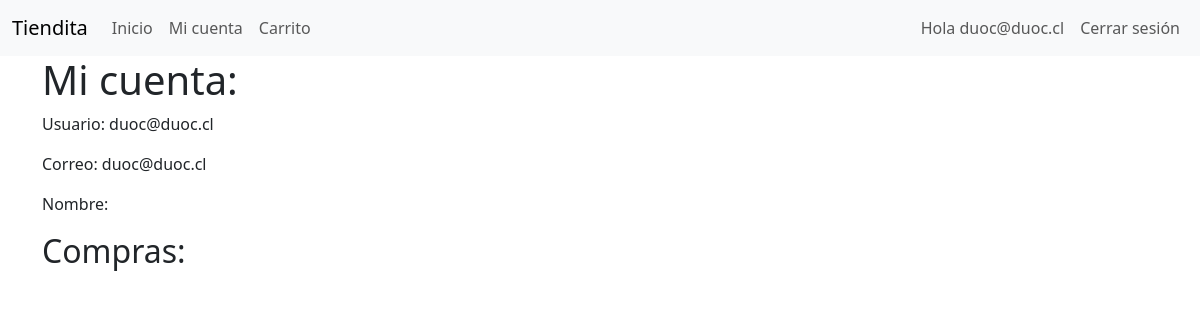
Page /mi-cuenta (signed in) on the earlier database version.
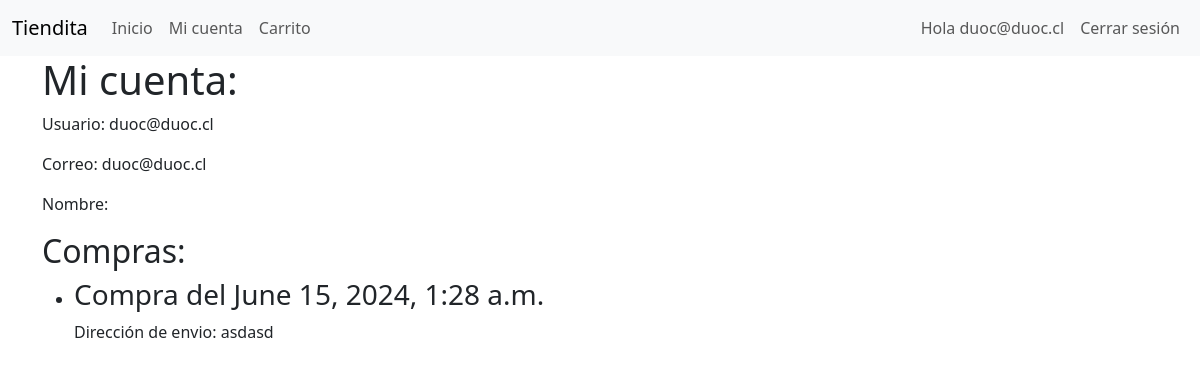
Same page on the later database version.
### web/models.py (models this page shows)
class Compra(models.Model):
    id = models.BigAutoField(primary_key=True)
    total = models.IntegerField(null=False)
    fecha = models.DateTimeField(auto_now_add=True)
    direccion = models.CharField(max_length=2048,null=False)
    comprador = models.ForeignKey(User,on_delete=models.CASCADE)

### web/views.py (the view)
# urls.py: path('mi-cuenta',views.cuenta,name='cuenta'),
@login_required(login_url='/login')
def cuenta(request):
    mis_compras = Compra.objects.filter(comprador = request.user)
    f = Fernet(CLAVE_FERNET)
    compras = list(mis_compras.values())
    for compra in compras:
        dir = f.decrypt(compra['direccion'].encode()).decode('utf-8')
        compra['direccion'] = dir
    return render(request,'cuenta.html',{"compras":compras})

### web/templates/cuenta.html (shortened to what this page needs)
{% extends "base.html" %}
{% block contenido %}
 <h1>Mi cuenta:</h1>
 <p>Usuario: {{user.username}}</p>
 <p>Correo: {{user.email}}</p>
 <p>Nombre: {{user.name}}</p>
 <h2>Compras:</h2>
    <ul>
        {% for compra in compras %}
        <li>
            <h3>Compra del {{compra.fecha}}</h3>
            <p>Dirección de envio: {{compra.direccion}}</p>
        </li>
        {% endfor %}
{% endblock contenido %}

Differences in the rows shown:
added Compra: fecha "June 15, 2024, 1:28 a.m.", direccion "asdasd"
